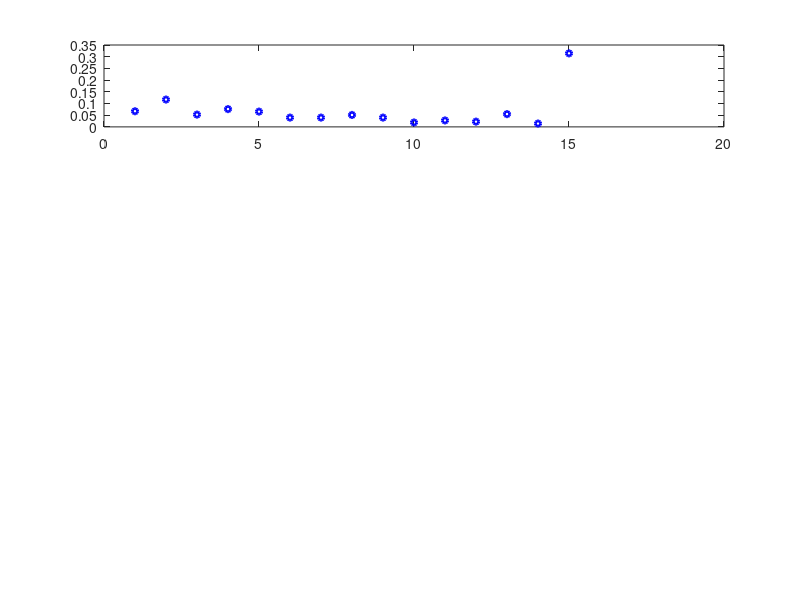

Reproduce this figure in MATLAB. (Note: this script raises an error after producing the figure.)
function FitExp2Data
    
      % assign RT data

    RTs=[2708.622 2317.149 2560.587];
    RTErrors=[149.53232 98.29219 128.4517]; % witin subject standard error (Cousinea Morey method)

    % read in raw count data and convert to probabilities
    
    D=csvread('RawData.csv');
   
    % convert frequency data to probabilities

    FreqData=zeros(15,4);
    Probs=zeros(28,15,4);
    for i=1:28;  % step through 28 subjects
        for report=1:15
            for cond=1:4
                RawData(i,report,cond)=D(D(:,1)==i & D(:,2)==report & D(:,4)==cond , 3);
            end
        end
        for cond=1:4
            if cond==1
                Probs(i,:,cond)=RawData(i,:,cond)./sum(RawData(i,:,cond));
            else
                Probs(i,:,cond)=(RawData(i,:,cond)./sum(RawData(i,:,cond)))-Probs(i,:,1);        % differences from No Gestalt condition
            end
        end;
    end
    
    Errors=squeeze(std(Probs,0,1)./sqrt(28));
    FreqData=squeeze(sum(RawData,1));
    
    N=sum(FreqData,1);    
    
    RespOrder=[4 2 12 14 5 6 8 7 3 1 11 13 9 10 15]; % singles, sides, all-but-one, diags, all
    
    params=ones(1,7);
    params=[-0.7118   -2.3812   -1.7475   -2.0357   -3.9365   -1.2395]; % initial parameter values
    Plot=0;                                             % suppress plotting
   [params,err]=fminsearch(@CalcError,params);          % initial fitting
   [params,err]=fminsearch(@CalcError,params);          % second fitting to ensure best fit
   err                                                  % output G-squared error
   params                                               % output best-fitting paramter values
   [(1 - normcdf(0, params(1), 1)) exp(params(2:6)) ]   % convert best-fitting parameters from gammas to probabilities
    Plot=1;                                             % turn on plotting
    CalcError(params);                                  % call error function to produce plotting
    
    function err=CalcError(params)

        %%%%% free parameters %%%%%%
      
        Z_spread =  params(1);    % breakthrough spread to other biters
        SPREAD = 1 - normcdf(0, Z_spread, 1); % convert to probability
        
        Gam_UR =  params(2);        % upper right set to outward pointing
        Gam_UL =  params(2);        % upper left set to outward pointing
        Gam_BR =  params(2);        % bottom right set to outward pointing
        Gam_BL =  params(2);        % bottom left set to outward pointing
        Gam_EYE =  params(3);       % all four biters from eye movements
        Gam_SAL =  params(4);       % salience for inward pointing biter
        Gam_IC  =  params(5);       % both ends of illusory rectangle (or collinearity)
        Gam_X  =  params(6);        % all biters from illusory X or from eye movements
    
        
        for cond=1:4

            % default values, used for both hate condition
            ALL = exp(Gam_EYE);  % baseline tendency to see all 4 at once
            IRC = 0;  % No illusory left contour (rectangle or collinearity)
            ILC = 0;  % No iIllusory right contour (rectangle or collinearity)
            UR = exp(Gam_UR); % upper right biter
            UL = exp(Gam_UL); % upper left biter
            BR = exp(Gam_BR); % bottom right biter
            BL = exp(Gam_BL); % bottom left biter

            if  cond==2 % both talk condition
          %      ILC = exp(Gam_IC); % include for collinearity model
          %      IRC = exp(Gam_IC); % include for collinearity model

                ALL= exp(Gam_X);   % include for shapes model

        % include the following for salience 
                UR = exp(Gam_SAL);  % increase salience of inward pointing biters
                UL = exp(Gam_SAL);
                BR = exp(Gam_SAL);
                BL = exp(Gam_SAL);

            elseif cond==3 % left talk condition
                ILC = exp(Gam_IC);      % include for collinearity or shapes

        % include the following for salience 
                UL = exp(Gam_SAL); % increase salience of inward pointing biters
                BR = exp(Gam_SAL);

            elseif cond==4 % right talk condition
                IRC = exp(Gam_IC);       % include for collinearity or shapes

        % include the following for salience 
                UR = exp(Gam_SAL);  % increase salience of inward pointing biters
                BL = exp(Gam_SAL);
            end
            [TotResp RT]=CalcResp(ALL,IRC,ILC,UR,UL,BR,BL,SPREAD);
            
            if cond<4 % condition 3 and 4 make the same RT prediction
                RTPred(cond)=RT;
            end
            
            FreqPred(:,cond)=N(cond).*TotResp;
                     
            ProbPred(:,cond)=FreqPred(:,cond)./N(cond);
            ProbData(:,cond)=FreqData(:,cond)./N(cond);
        end
                
          if Plot==1
            CondOrder=[1 3 4 2];
            figure(1);
            for c=1:4
                cond=CondOrder(c);
                subplot(4,1,c);
                hold off
               
                if cond==1
                    Hdata=plot(FreqData(RespOrder,cond)./N(cond),'ob','LineWidth', 2,'MarkerSize',4);
                    hold on
                    errorbar([1:15],FreqData(RespOrder,cond)./N(cond),Errors(:,cond),Errors(:,cond),'LineStyle','none','LineWidth', 2,'Color','b');
                else
                    Hdata=plot(FreqData(RespOrder,cond)./N(cond)-FreqData(RespOrder,1)./N(1),'ob','LineWidth', 2,'MarkerSize',4);
                    hold on
                    errorbar([1:15],FreqData(RespOrder,cond)./N(cond)-FreqData(RespOrder,1)./N(1),Errors(:,cond),Errors(:,cond),'LineStyle','none','LineWidth', 2,'Color','b');
                end

                if cond==1
                    Hmodel=plot(FreqPred(RespOrder,cond)./N(cond),'xr','LineWidth',2,'MarkerSize',8);
                else
                    Hmodel=plot(FreqPred(RespOrder,cond)./N(cond)-FreqPred(RespOrder,1)./N(1),'xr','LineWidth',2,'MarkerSize',8);
                end

                set(gca,'FontName','Arial','FontSize',8,'FontWeight','Bold',  'LineWidth', 2);
                if cond==1
                    axis([.5 15.5 0 .4]);
                    line([4.5 4.5],[0 .4]);
                    line([8.5 8.5],[0 .4]);
                    line([12.5 12.5],[0 .4]);
                else
                    axis([.5 15.5 -.1 .1]);
                    line([.5 15.5],[0 0]);
                    line([4.5 4.5],[-.1 .1]);
                    line([8.5 8.5],[-.1 .1]);
                    line([12.5 12.5],[-.1 .1]);
                end
                LegInclude=[Hdata Hmodel];
                legend(LegInclude,'Data','Model','Location','NorthWest');
                if cond==1
                    title('Both Hate');
                elseif cond==2
                    title('Both Talk');
                elseif cond==3
                    title('Left Talk');
                elseif cond==4
                    title('Right Talk');
                end
                set(gca,'XTick',[1:15]);
                 ax = gca;
                 ax.XTick = [1:15];
                 ax.XTickLabel = '';
                myLabels = {'+ -','- +','- -','- -','+ +','- +','- -','+ -','- +','+ -','+ +','+ +','+ -','- +','+ +';
                            '- -','- -','- +','+ -','- -','- +','+ +','+ -','+ +','+ +','+ -','- +','- +','+ -','+ +';
                            '','One Biter Reported','','','','One Side Reported','','','','All But One Reported','','','','Gestalt Reported',''};
                        
                for i=1:15
                    text(i, ax.YLim(1), sprintf('%s\n%s\n%s', myLabels{:,i}), ...
                            'horizontalalignment', 'center', 'verticalalignment', 'top','FontName','Arial','FontSize',8,'FontWeight','Bold');  
                end

                if cond==1
                    ylabel('Report Probability');
                else
                    ylabel('Change from Both Hate');
                end
                
                filename=sprintf('Cond%d.bmp',cond);
                axes('pos',[.4 (.86-(c-1)*.22) .08 .08])
                imshow(filename);
                
                
            end
            figure(2);
            hold off
            
            Hdata=plot(RTs([1 3 2]),'ob','LineWidth', 2,'MarkerSize',8);
            hold on
            errorbar([1:3],RTs([1 3 2]),RTErrors([1 3 2]),RTErrors([1 3 2]),'LineStyle','none','LineWidth', 2,'Color','b');

            Hmodel=plot(RTPred([1 3 2]),'xr','LineWidth',2,'MarkerSize',16);

            set(gca,'FontName','Arial','FontSize',12,'FontWeight','Bold',  'LineWidth', 2);
            axis([.5 3.5 2100 2900]);
            LegInclude=[Hdata Hmodel];
            legend(LegInclude,'Data','Model','Location','SouthWest');
             ax = gca;
             ax.XTick = [1:3];
             ax.XTickLabel = ({'Both Hate' 'Mixed' 'Both Talk'});
             ax.YTick = [2200:200:3000];
             ylabel('Median Breakthrough Time (ms)');
             xlabel('Condition');
            
             % if plotting, also output percent variance accounted for
            tot_mean=mean(ProbData(:));
            SStot=sum((ProbData(:)-mean(ProbData(:))).^2);
            SSres=sum((ProbData(:)-ProbPred(:)).^2);
            ProbExplained=1-(SSres/SStot)
            
            SStot=sum((RTs(:)-mean(RTs(:))).^2);
            SSres=sum((RTs(:)-RTPred(:)).^2);
            RTExplained=1-(SSres/SStot)

            G2Report=-2*sum(log(mnpdf(FreqData',ProbPred')./mnpdf(FreqData',ProbData')))
            G2RT=-2*sum(log(normpdf(RTPred(:),RTs(:),RTErrors(:))./normpdf(RTs(:),RTs(:),RTErrors(:))))


        end
        % calculate G-squared error based on likelihood ratio test
        err=0;
        err=-2*sum(log(mnpdf(FreqData',ProbPred')./mnpdf(FreqData',ProbData')));
    %    err=err-2*(28*70)*sum(log(normpdf(RTPred(:),RTs(:),RTSD(:))./normpdf(RTs(:),RTs(:),RTSD(:))));
        err=err-2*sum(log(normpdf(RTPred(:),RTs(:),RTErrors(:))./normpdf(RTs(:),RTs(:),RTErrors(:))));
        % each of the 3 RT datapoints is from 28 subjects and 70 trials so
        % the likelihood is multiplied by (28*70) to be comparable to the
        % likelihood of the raw response data in terms of trials
    end

    function [TotResp RT]=CalcResp(ALL,IRC,ILC,UR,UL,BR,BL,SPREAD)
      
        % calculate chances of spread occuring (N) or not (n) to each of
        % the other 2 or 3 biters
        nnn = (1-SPREAD).^3;           % none of other three
        Nnn = SPREAD*((1-SPREAD).^2);   
        NNn = (SPREAD.^2)*(1-SPREAD);    
        NNN = SPREAD.^3;               % spread to all of the other three
        nn = (1-SPREAD).^2;   
        Nn = SPREAD*(1-SPREAD);  
        NN = SPREAD.^2;      
        
        NONE=1;  % perceptual salience of Mondrian
        
        SamplingSpace=NONE+ALL+IRC+ILC+UR+UL+BR+BL; % denominator for softmax
        
        NONE=NONE/SamplingSpace;
        ALL=ALL/SamplingSpace;
        IRC=IRC/SamplingSpace;
        ILC=ILC/SamplingSpace;
        UR=UR/SamplingSpace;
        UL=UL/SamplingSpace;
        BR=BR/SamplingSpace;
        BL=BL/SamplingSpace;

        % perception probabilities for each cycle
        
        resp(2) = UR*nnn;                                          % upperR only
        resp(4) = UL*nnn;                                          % upperL only
        resp(12)= BR*nnn;                                          % bottomR only
        resp(14)= BL*nnn;                                          % botomL only
        resp(5) = (UL+UR)*Nnn;                                 % both top biters
        resp(6) = (UR+BR)*Nnn;                                 % both right biters
        resp(7) = (UL+BL)*Nnn;                                 % both left biters
        resp(8) = (BL+BR)*Nnn;                                 % both bottom biters
        resp(3) = IRC*Nn + (UR+BL+BR)*NNn;                        % all but upper left
        resp(1) = ILC*Nn +  (UL+BR+BL)*NNn;                        % all but upper right 
        resp(11)= IRC*Nn + (UL+UR+BL)*NNn;                        % all but bottom right
        resp(13)= ILC*Nn + (UL+UR+BR)*NNn;                         % all but bottom left
        resp(9) = ILC*nn + (UL+BR)*Nnn;                           % diagL
        resp(10) = IRC*nn + (UR+BL)*Nnn;                          % diagR
        resp(15)= (ILC+IRC)*NN + ALL + NNN*(UR+UL+BR+BL);         % all biters

        if abs((1-sum(resp))-NONE)>.00000001  % check to see if sum of 1-15 = none
            disp('calculation error');
        end      
        
        TotResp=resp./sum(resp); % because cycling is done until breakthrough, the final
        % response distrbitution is the normalized response distribution,
        % excluding the NONE
   
        RT = 1./sum(resp); % cycling til breakthrough is a geometric distribution and
                    %  1/B is the mean, where B is the probability of breakthrough on each cycle

        RT = RT *1000; % convert to milliseconds
    end

end
